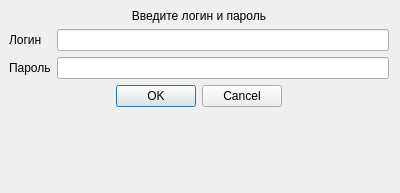
<?xml version="1.0" encoding="UTF-8"?>
<ui version="4.0">
 <class>Dialog</class>
 <widget class="QDialog" name="Dialog">
  <property name="geometry">
   <rect>
    <x>0</x>
    <y>0</y>
    <width>400</width>
    <height>193</height>
   </rect>
  </property>
  <property name="windowTitle">
   <string>Dialog</string>
  </property>
  <layout class="QFormLayout" name="formLayout">
   <property name="leftMargin">
    <number>9</number>
   </property>
   <property name="topMargin">
    <number>9</number>
   </property>
   <item row="1" column="0">
    <widget class="QLabel" name="login">
     <property name="sizePolicy">
      <sizepolicy hsizetype="Preferred" vsizetype="Preferred">
       <horstretch>0</horstretch>
       <verstretch>0</verstretch>
      </sizepolicy>
     </property>
     <property name="text">
      <string>Логин</string>
     </property>
    </widget>
   </item>
   <item row="1" column="1">
    <widget class="QLineEdit" name="lineEdit"/>
   </item>
   <item row="5" column="0">
    <widget class="QLabel" name="password">
     <property name="sizePolicy">
      <sizepolicy hsizetype="Preferred" vsizetype="Preferred">
       <horstretch>0</horstretch>
       <verstretch>0</verstretch>
      </sizepolicy>
     </property>
     <property name="text">
      <string>Пароль</string>
     </property>
    </widget>
   </item>
   <item row="5" column="1">
    <widget class="QLineEdit" name="lineEdit_2"/>
   </item>
   <item row="0" column="0" colspan="2">
    <widget class="QLabel" name="error">
     <property name="sizePolicy">
      <sizepolicy hsizetype="Preferred" vsizetype="Minimum">
       <horstretch>0</horstretch>
       <verstretch>0</verstretch>
      </sizepolicy>
     </property>
     <property name="text">
      <string>Введите логин и пароль</string>
     </property>
     <property name="alignment">
      <set>Qt::AlignCenter</set>
     </property>
    </widget>
   </item>
   <item row="6" column="0" colspan="2">
    <widget class="QDialogButtonBox" name="buttonBox">
     <property name="layoutDirection">
      <enum>Qt::LeftToRight</enum>
     </property>
     <property name="locale">
      <locale language="Russian" country="Russia"/>
     </property>
     <property name="orientation">
      <enum>Qt::Horizontal</enum>
     </property>
     <property name="standardButtons">
      <set>QDialogButtonBox::Cancel|QDialogButtonBox::Ok</set>
     </property>
     <property name="centerButtons">
      <bool>true</bool>
     </property>
    </widget>
   </item>
  </layout>
 </widget>
 <resources/>
 <connections>
  <connection>
   <sender>buttonBox</sender>
   <signal>accepted()</signal>
   <receiver>Dialog</receiver>
   <slot>accept()</slot>
   <hints>
    <hint type="sourcelabel">
     <x>248</x>
     <y>254</y>
    </hint>
    <hint type="destinationlabel">
     <x>157</x>
     <y>274</y>
    </hint>
   </hints>
  </connection>
  <connection>
   <sender>buttonBox</sender>
   <signal>rejected()</signal>
   <receiver>Dialog</receiver>
   <slot>reject()</slot>
   <hints>
    <hint type="sourcelabel">
     <x>316</x>
     <y>260</y>
    </hint>
    <hint type="destinationlabel">
     <x>286</x>
     <y>274</y>
    </hint>
   </hints>
  </connection>
 </connections>
</ui>
